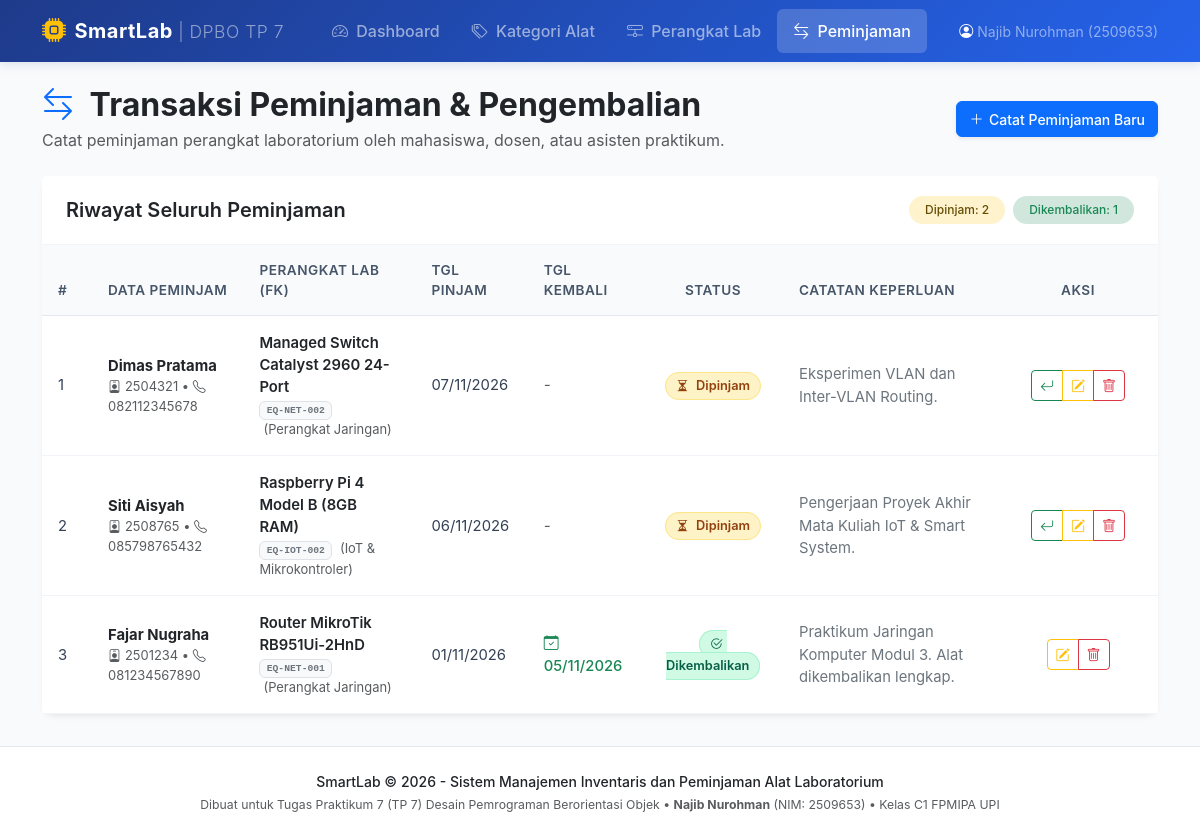
The page /index.php?page=borrowings on the database its author committed.
### tables this page shows
CREATE TABLE `borrowings` (
    `id` INT AUTO_INCREMENT PRIMARY KEY,
    `equipment_id` INT NOT NULL,
    `borrower_name` VARCHAR(150) NOT NULL,
    `borrower_id` VARCHAR(50) NOT NULL,
    `borrower_contact` VARCHAR(50) NULL,
    `borrow_date` DATE NOT NULL,
    `return_date` DATE NULL,
    `status` ENUM('Dipinjam', 'Dikembalikan') DEFAULT 'Dipinjam',
    `notes` TEXT NULL,
    `created_at` TIMESTAMP DEFAULT CURRENT_TIMESTAMP,
    CONSTRAINT `fk_borrowing_equipment` 
        FOREIGN KEY (`equipment_id`) REFERENCES `equipments` (`id`) 
        ON DELETE CASCADE ON UPDATE CASCADE
);

CREATE TABLE `equipments` (
    `id` INT AUTO_INCREMENT PRIMARY KEY,
    `category_id` INT NOT NULL,
    `code` VARCHAR(50) NOT NULL UNIQUE,
    `name` VARCHAR(150) NOT NULL,
    `brand` VARCHAR(100) NULL,
    `stock` INT NOT NULL DEFAULT 1,
    `condition_status` ENUM('Baik', 'Perlu Perbaikan', 'Rusak') DEFAULT 'Baik',
    `location` VARCHAR(100) NULL,
    `created_at` TIMESTAMP DEFAULT CURRENT_TIMESTAMP,
    CONSTRAINT `fk_equipment_category` 
        FOREIGN KEY (`category_id`) REFERENCES `categories` (`id`) 
        ON DELETE CASCADE ON UPDATE CASCADE
);

CREATE TABLE `categories` (
    `id` INT AUTO_INCREMENT PRIMARY KEY,
    `code` VARCHAR(20) NOT NULL UNIQUE,
    `name` VARCHAR(100) NOT NULL,
    `description` TEXT NULL,
    `created_at` TIMESTAMP DEFAULT CURRENT_TIMESTAMP
);

### index.php (called while the page is built, shortened)
<?php
require_once __DIR__ . '/class/Borrowing.php';
$database = new Database();
$pdo = $database->getConnection();
$borrowingModel = new Borrowing($pdo);
$page = $_GET['page'] ?? 'dashboard';
switch ($page) {
    case 'borrowings':
        $borrowingsList = $borrowingModel->getAll();
        $activeCount = $borrowingModel->countActive();
        $completedCount = $borrowingModel->countCompleted();
        $viewFile = 'view/borrowings.php';
        break;
}
require_once __DIR__ . '/view/header.php';
require_once __DIR__ . '/view/navbar.php';
require_once __DIR__ . '/' . $viewFile;
require_once __DIR__ . '/view/footer.php';

### class/Borrowing.php (called while the page is built, shortened)
<?php
class Borrowing {
    private $db;
    private $table = "borrowings";
    public function __construct(PDO $pdo) {
        $this->db = $pdo;
    }
    public function getAll() {
        $sql = "SELECT b.*,
                       e.code AS equipment_code,
                       e.name AS equipment_name,
                       e.brand AS equipment_brand,
                       c.name AS category_name
                FROM {$this->table} b
                JOIN equipments e ON b.equipment_id = e.id
                JOIN categories c ON e.category_id = c.id
                ORDER BY b.id DESC";
        $stmt = $this->db->prepare($sql);
        $stmt->execute();
        return $stmt->fetchAll();
    }
    public function countActive() {
        $stmt = $this->db->prepare("SELECT COUNT(*) AS total FROM {$this->table} WHERE status = 'Dipinjam'");
        $stmt->execute();
        $row = $stmt->fetch();
        return (int) ($row['total'] ?? 0);
    }
    public function countCompleted() {
        $stmt = $this->db->prepare("SELECT COUNT(*) AS total FROM {$this->table} WHERE status = 'Dikembalikan'");
        $stmt->execute();
        $row = $stmt->fetch();
        return (int) ($row['total'] ?? 0);
    }
}

### view/borrowings.php (the view, shortened to what this page needs)
<div class="row mb-4 align-items-center">
    <div class="col-md-8">
        <h2 class="fw-bold text-dark mb-1">
            <i class="bi bi-arrow-left-right text-primary me-2"></i> Transaksi Peminjaman & Pengembalian
        </h2>
        <p class="text-muted mb-0">
            Catat peminjaman perangkat laboratorium oleh mahasiswa, dosen, atau asisten praktikum.
        </p>
    </div>
    <div class="col-md-4 text-md-end mt-3 mt-md-0">
        <?php if (empty($availableEquipments)): ?>
            <button type="button" class="btn btn-secondary btn-action shadow-sm" disabled title="Tidak ada alat dengan stok tersedia">
                <i class="bi bi-plus-lg"></i> Catat Peminjaman Baru
            </button>
        <?php else: ?>
            <button type="button" class="btn btn-primary btn-action shadow-sm" data-bs-toggle="modal" data-bs-target="#addBorrowingModal">
                <i class="bi bi-plus-lg"></i> Catat Peminjaman Baru
            </button>
        <?php endif; ?>
    </div>
</div>
<div class="card content-card">
    <div class="card-header d-flex justify-content-between align-items-center">
        <h5 class="card-title mb-0 fw-semibold">Riwayat Seluruh Peminjaman</h5>
        <div class="d-flex gap-2">
            <span class="badge bg-warning-subtle text-warning-emphasis fw-medium px-3 py-2 rounded-pill">
                Dipinjam: <?= $activeCount ?>
            </span>
            <span class="badge bg-success-subtle text-success fw-medium px-3 py-2 rounded-pill">
                Dikembalikan: <?= $completedCount ?>
            </span>
        </div>
    </div>
    <div class="card-body p-0">
        <div class="table-responsive">
            <table class="table table-custom align-middle">
                <thead>
                    <tr>
                        <th style="width: 50px;">#</th>
                        <th>Data Peminjam</th>
                        <th>Perangkat Lab (FK)</th>
                        <th>Tgl Pinjam</th>
                        <th>Tgl Kembali</th>
                        <th class="text-center" style="width: 140px;">Status</th>
                        <th>Catatan Keperluan</th>
                        <th style="width: 160px;" class="text-center">Aksi</th>
                    </tr>
                </thead>
                <tbody>
                    <?php if (empty($borrowingsList)): ?>
                        <tr>
                            <td colspan="8" class="text-center py-4 text-muted">
                                <i class="bi bi-journal-x fs-2 d-block mb-1"></i>
                                Belum ada riwayat transaksi peminjaman.
                            </td>
                        </tr>
                    <?php else: ?>
                        <?php foreach ($borrowingsList as $idx => $b): ?>
                            <tr>
                                <td><?= $idx + 1 ?></td>
                                <td>
                                    <div class="fw-bold text-dark"><?= htmlspecialchars($b['borrower_name']) ?></div>
                                    <div class="small text-muted">
                                        <i class="bi bi-person-badge me-1"></i><?= htmlspecialchars($b['borrower_id']) ?>
                                        <?php if ($b['borrower_contact']): ?>
                                            &bull; <i class="bi bi-telephone me-1"></i><?= htmlspecialchars($b['borrower_contact']) ?>
                                        <?php endif; ?>
                                    </div>
                                </td>
                                <td>
                                    <div class="fw-semibold text-dark"><?= htmlspecialchars($b['equipment_name']) ?></div>
                                    <div class="small">
                                        <span class="badge bg-light text-secondary border font-monospace"><?= htmlspecialchars($b['equipment_code']) ?></span>
                                        <span class="text-muted ms-1">(<?= htmlspecialchars($b['category_name']) ?>)</span>
                                    </div>
                                </td>
                                <td><?= date('d/m/Y', strtotime($b['borrow_date'])) ?></td>
                                <td>
                                    <?php if ($b['return_date']): ?>
                                        <span class="text-success fw-medium">
                                            <i class="bi bi-calendar-check me-1"></i><?= date('d/m/Y', strtotime($b['return_date'])) ?>
                                        </span>
                                    <?php else: ?>
                                        <span class="text-muted fst-italic">-</span>
                                    <?php endif; ?>
                                </td>
                                <td class="text-center">
                                    <?php if ($b['status'] === 'Dipinjam'): ?>
                                        <span class="badge-status badge-borrowed">
                                            <i class="bi bi-hourglass-split me-1"></i> Dipinjam
                                        </span>
                                    <?php else: ?>
                                        <span class="badge-status badge-returned">
                                            <i class="bi bi-check2-circle me-1"></i> Dikembalikan
                                        </span>
                                    <?php endif; ?>
                                </td>
                                <td class="small text-secondary">
                                    <?= htmlspecialchars($b['notes'] ?: '-') ?>
                                </td>
                                <td class="text-center">
                                    <div class="btn-group btn-group-sm">
                                        <?php if ($b['status'] === 'Dipinjam'): ?>
                                            <button type="button"
                                                    class="btn btn-outline-success"
                                                    data-bs-toggle="modal"
                                                    data-bs-target="#returnModal"
                                                    data-id="<?= $b['id'] ?>"
                                                    data-borrower_name="<?= htmlspecialchars($b['borrower_name']) ?>"
                                                    data-equipment_name="<?= htmlspecialchars($b['equipment_name']) ?>"
                                                    title="Kembalikan Alat">
                                                <i class="bi bi-arrow-return-left"></i>
                                            </button>
                                        <?php endif; ?>
                                        <button type="button"
                                                class="btn btn-outline-warning"
                                                data-bs-toggle="modal"
                                                data-bs-target="#editBorrowingModal"
                                                data-id="<?= $b['id'] ?>"
                                                data-equipment_id="<?= $b['equipment_id'] ?>"
                                                data-borrower_name="<?= htmlspecialchars($b['borrower_name']) ?>"
                                                data-borrower_id="<?= htmlspecialchars($b['borrower_id']) ?>"
                                                data-borrower_contact="<?= htmlspecialchars($b['borrower_contact']) ?>"
                                                data-borrow_date="<?= $b['borrow_date'] ?>"
                                                data-return_date="<?= $b['return_date'] ?>"
                                                data-status="<?= $b['status'] ?>"
                                                data-notes="<?= htmlspecialchars($b['notes']) ?>"
                                                title="Edit Peminjaman">
                                            <i class="bi bi-pencil-square"></i>
                                        </button>
                                        <button type="button"
                                                class="btn btn-outline-danger"
                                                data-bs-toggle="modal"
                                                data-bs-target="#deleteConfirmModal"
                                                data-url="index.php?page=borrowings&action=delete&id=<?= $b['id'] ?>"
                                                data-item-name="Peminjaman: <?= htmlspecialchars($b['borrower_name']) ?> (Alat: <?= htmlspecialchars($b['equipment_name']) ?>)"
                                                title="Hapus Catatan">
                                            <i class="bi bi-trash"></i>
                                        </button>
                                    </div>
                                </td>
                            </tr>
                        <?php endforeach; ?>
                    <?php endif; ?>
                </tbody>
            </table>
        </div>
    </div>
</div>

### style.css (style rules this page uses)
:root { --primary-color: #2563eb; --primary-hover: #1d4ed8; --secondary-color: #475569; --success-color: #10b981; --warning-color: #f59e0b; --danger-color: #ef4444; --info-color: #06b6d4; --bg-light: #f8fafc; --card-shadow: 0 4px 6px -1px rgba(0, 0, 0, 0.05), 0 2px 4px -2px rgba(0, 0, 0, 0.05); --card-shadow-hover: 0 10px 15px -3px rgba(0, 0, 0, 0.08), 0 4px 6px -4px rgba(0, 0, 0, 0.05); }
body { background-color: var(--bg-light); color: #1e293b; font-family: -apple-system, BlinkMacSystemFont, "Segoe UI", Roboto, "Helvetica Neue", Arial, sans-serif; min-height: 100vh; display: flex; flex-direction: column; }
.content-card { border: none; border-radius: 12px; box-shadow: var(--card-shadow); background: #ffffff; margin-bottom: 2rem; }
.content-card .card-header { background-color: #ffffff; border-bottom: 1px solid #f1f5f9; padding: 1.25rem 1.5rem; font-weight: 600; }
.content-card .card-body { padding: 1.5rem; }
.table-custom { margin-bottom: 0; vertical-align: middle; }
.table-custom thead th { background-color: #f8fafc; color: #475569; font-weight: 600; font-size: 0.85rem; text-transform: uppercase; letter-spacing: 0.5px; border-bottom: 1px solid #e2e8f0; padding: 0.9rem 1rem; }
.table-custom tbody td { padding: 1rem; color: #334155; border-bottom: 1px solid #f1f5f9; font-size: 0.925rem; }
.badge-status { padding: 0.4em 0.75em; font-weight: 600; font-size: 0.8rem; border-radius: 20px; }
.badge-borrowed { background-color: #fef3c7; color: #92400e; border: 1px solid #fde68a; }
.badge-returned { background-color: #d1fae5; color: #065f46; border: 1px solid #a7f3d0; }
.btn-action { display: inline-flex; align-items: center; justify-content: center; gap: 0.35rem; font-weight: 500; border-radius: 6px; padding: 0.4rem 0.75rem; font-size: 0.875rem; }

### rows shown on the page
borrowings: borrower_name "Dimas Pratama", borrower "2504321", borrower_contact "082112345678", equipment.name "Managed Switch Catalyst 2960 24-Port", equipment.code "EQ-NET-002", categories.name "Perangkat Jaringan", borrow_date "07/11/2026", status "Dipinjam" (drawn), notes "Eksperimen VLAN dan Inter-VLAN Routing."
borrowings: borrower_name "Siti Aisyah", borrower "2508765", borrower_contact "085798765432", equipment.name "Raspberry Pi 4 Model B (8GB RAM)", equipment.code "EQ-IOT-002", categories.name "IoT & Mikrokontroler", borrow_date "06/11/2026", status "Dipinjam" (drawn), notes "Pengerjaan Proyek Akhir Mata Kuliah IoT & Smart System."
borrowings: borrower_name "Fajar Nugraha", borrower "2501234", borrower_contact "081234567890", equipment.name "Router MikroTik RB951Ui-2HnD", equipment.code "EQ-NET-001", categories.name "Perangkat Jaringan", borrow_date "01/11/2026", return_date "05/11/2026", status "Dikembalikan" (drawn), notes "Praktikum Jaringan Komputer Modul 3. Alat dikembalikan lengkap."

### other values the page prints
$activeCount "2"
$completedCount "1"
